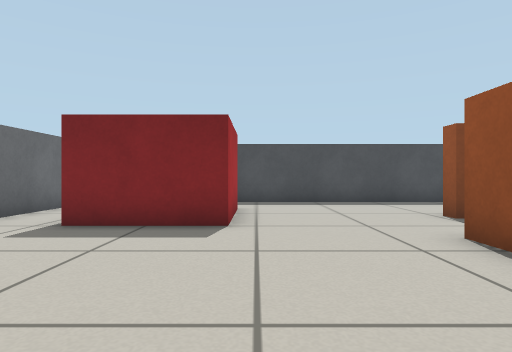
view 1 (above)

16 first-person views from a walk through a world built for the Gazebo simulator. The camera is 0.45 m above the floor, looks level and sees 75° across. The floor is counted in squares, 0.5 m on a side. Each view is taken from the middle of a square. On the plan, view 1 faces up. The plan holds only what a view shows up to about 12 squares ahead; the rest is blank.

view 2
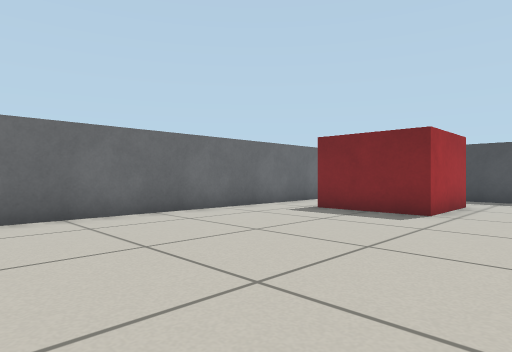

view 3
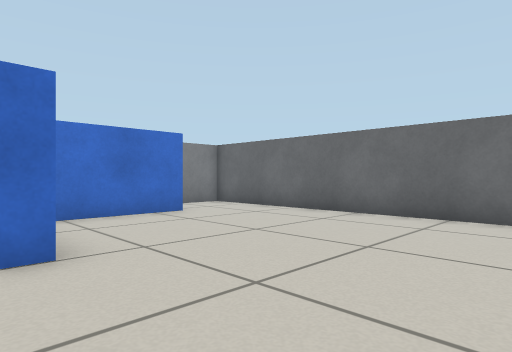

view 4
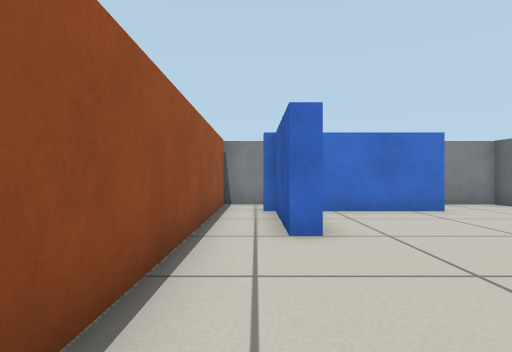

view 5
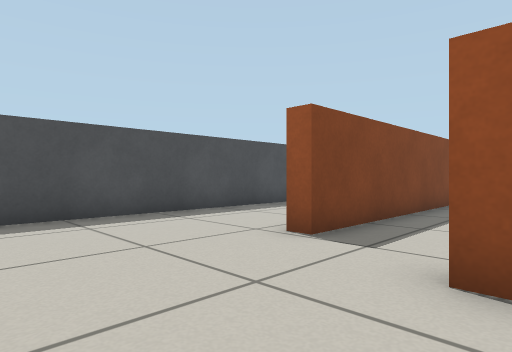

view 6
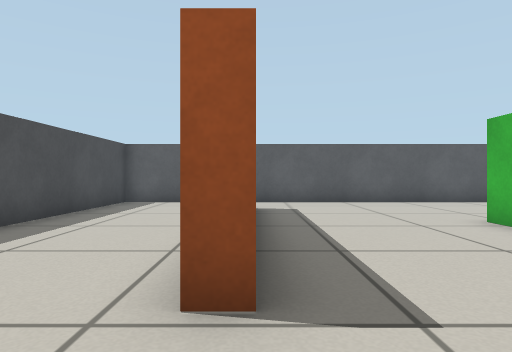

view 7
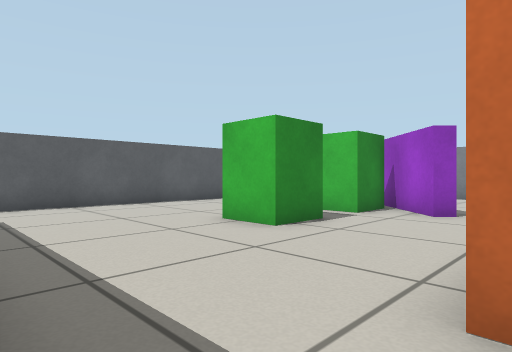

view 8
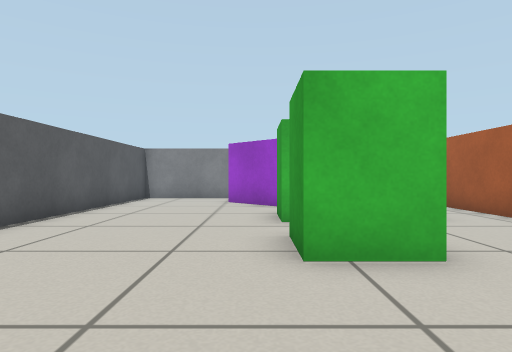

view 9
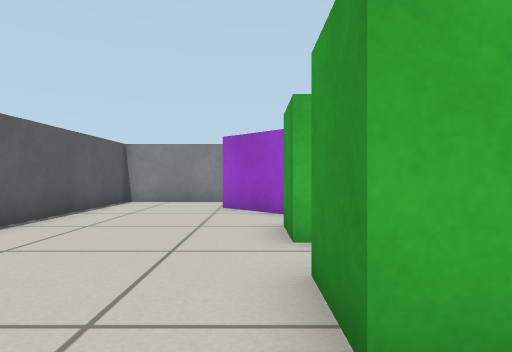

view 10
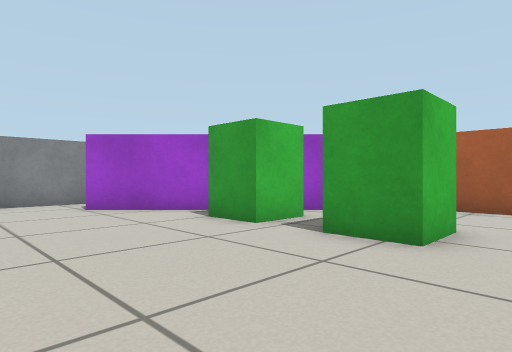

view 11
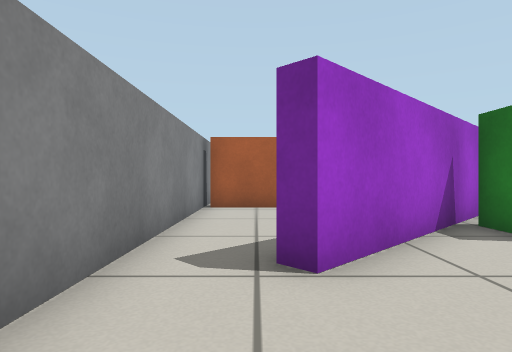

view 12
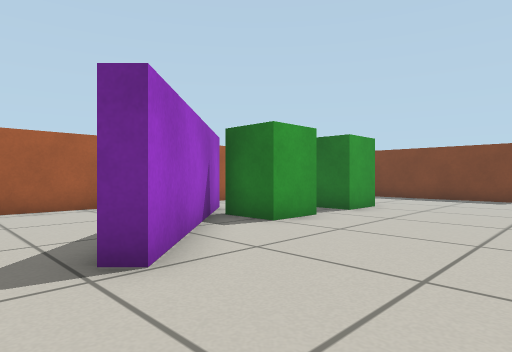

view 13
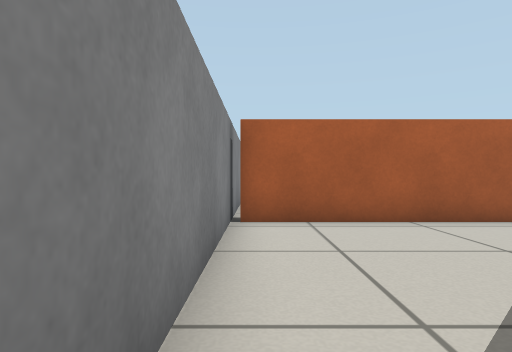

view 14
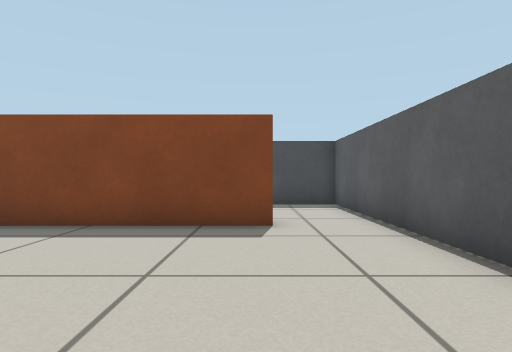

view 15
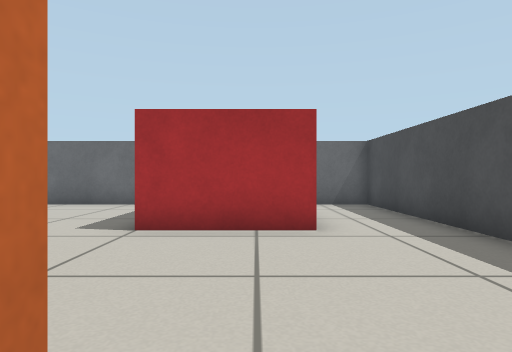

view 16
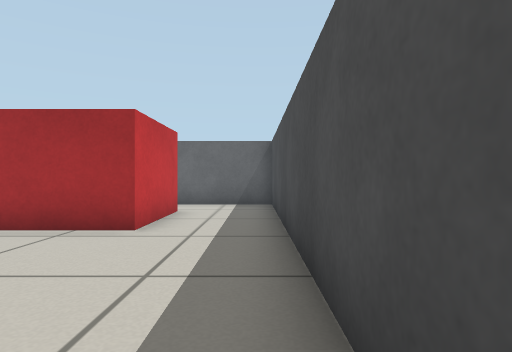

### Floor plan
Ten units are one square. View 1 is at (0, 0); x grows to the right and y downward. Boxes are objects, and circles mark ways between rooms. Rooms are numbered by the first view taken in them; rooms with no view inside come last. Other rooms are left out.
<svg viewBox="-60 -120 200 200">
<path fill="none" stroke="#000" d="M30 -39 30 -49M42 -70 42 -75M10 20 15 20 15 54M-35 -90 -5 -90 -5 -60 -35 -60M-29 55 4 55M30 72 30 -18M-6 75 31 75M135 -65 135 -115 -55 -115 -55 75 -39 75M85 5 85 20 70 20 70 5 85 5M70 -10 70 -25 85 -25 85 -10 74 -10M50 13 54 9 99 54M35 -28 35 -16M114 -70 42 -70M115 75 135 75 135 -65M31 75 115 75M99 54 96 58M35 11 35 74"/>
<circle cx="125" cy="-70" r="3" fill="#2a7"/>
<circle cx="40" cy="-55" r="3" fill="#2a7"/>
<circle cx="105" cy="65" r="3" fill="#2a7"/>
<circle cx="40" cy="15" r="3" fill="#2a7"/>
<text x="10" y="-40">1</text>
<text x="90" y="-10">2</text>
<text x="60" y="50">3</text>
</svg>
Room 1 opens to room 2. Room 2 opens to room 3.

Where each view was taken, in squares from view 1:
view 1: 0 up, 0 right, facing up
view 2: 2 down, 2 right, facing up-left
view 3: 2 up, 2 right, facing down-left
view 4: 3 up, 2 right, facing down
view 5: 4 up, 0 right, facing up-right
view 6: 7 up, 2 right, facing right
view 7: 7 up, 3 right, facing down-right
view 8: 6 up, 9 right, facing down
view 9: 4 up, 9 right, facing down
view 10: 4 up, 13 right, facing down-left
view 11: 6 down, 13 right, facing left
view 12: 7 down, 13 right, facing up-left
view 13: 7 down, 10 right, facing left
view 14: 1 up, 11 right, facing up
view 15: 8 up, 5 right, facing left
view 16: 11 up, 5 right, facing left
